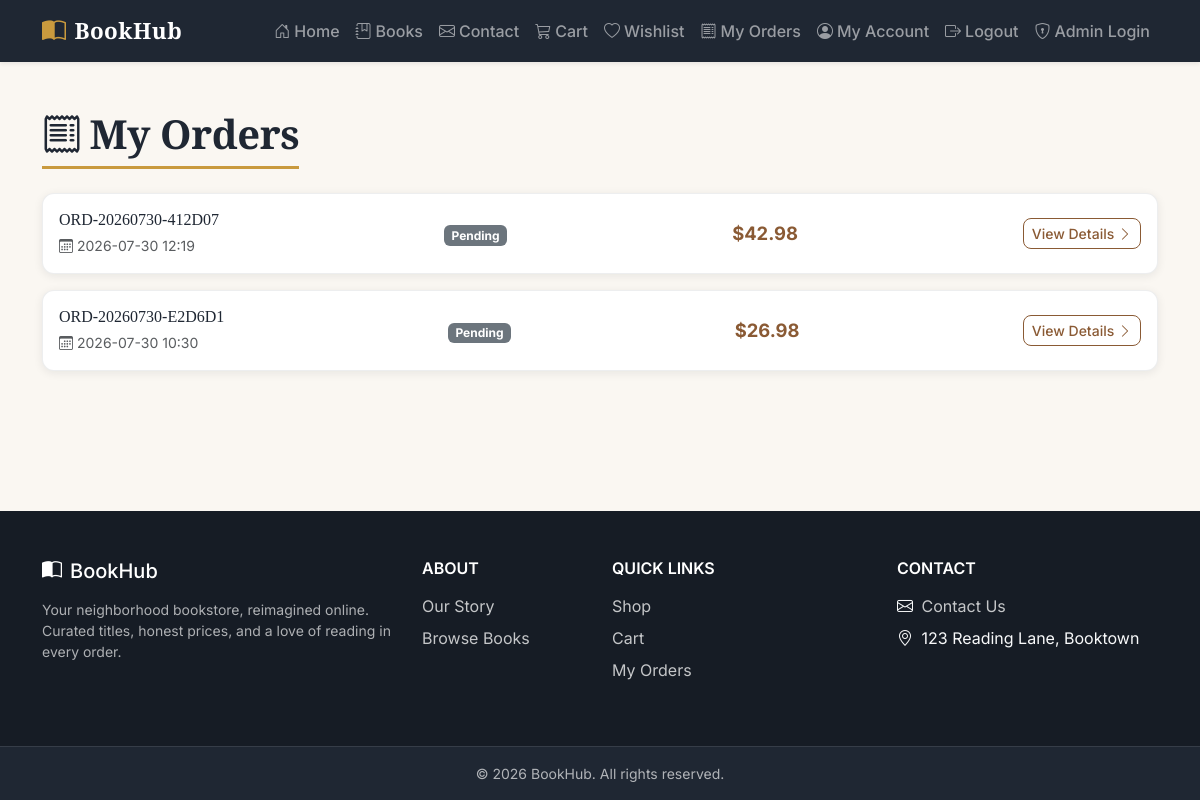
/orders (signed in), run on an earlier commit of the app's database.
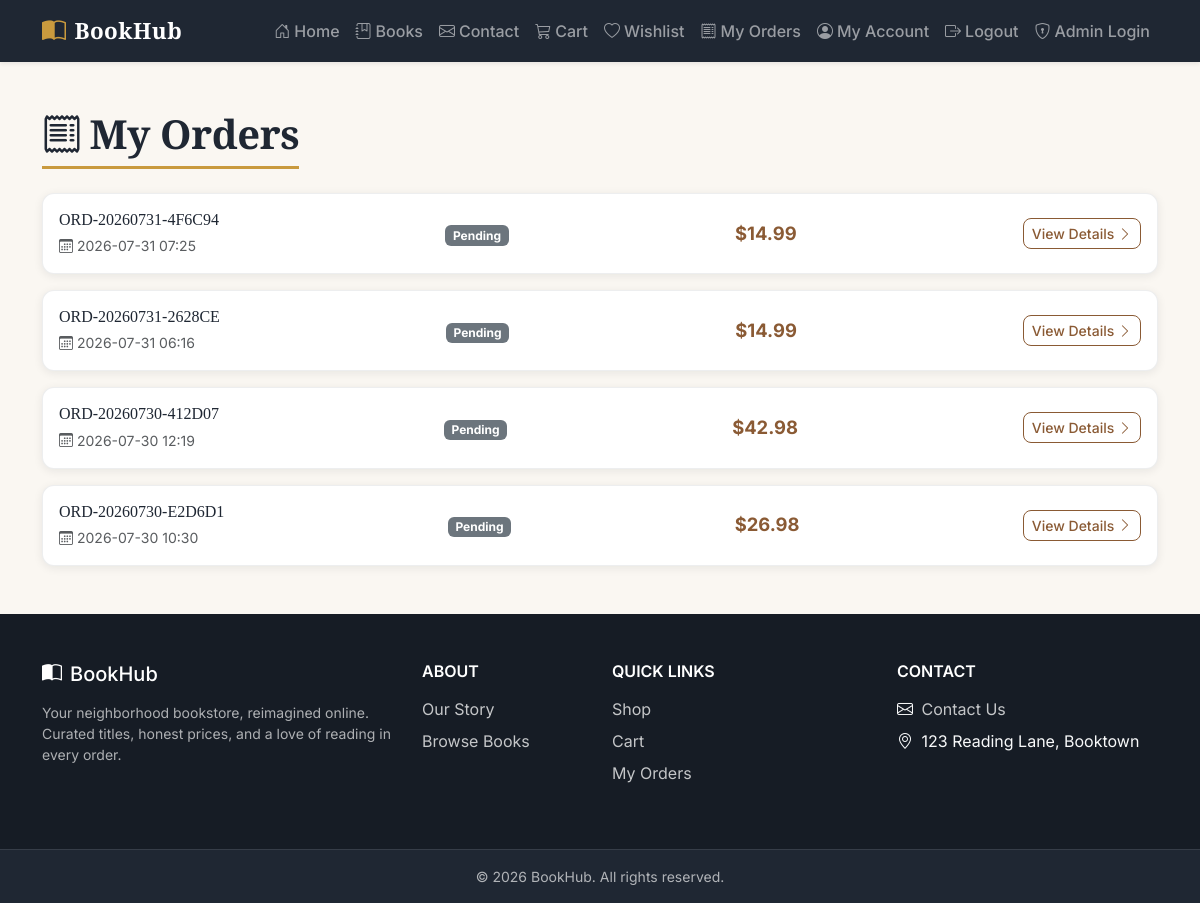
And on a later commit of the database.
### models.py (models this page shows)
class Order(db.Model):
    __tablename__ = "orders"
    id = db.Column(db.Integer, primary_key=True)
    order_number = db.Column(db.String(20), unique=True, nullable=True)
    customer_id = db.Column(db.Integer, db.ForeignKey("customer.id"), nullable=True)
    customer = db.relationship("Customer", backref="orders")
    full_name = db.Column(db.String(150), nullable=False)
    email = db.Column(db.String(150), nullable=False)
    phone = db.Column(db.String(30), nullable=False)
    address_line1 = db.Column(db.String(255), nullable=False)
    address_line2 = db.Column(db.String(255), nullable=True)
    city = db.Column(db.String(100), nullable=False)
    state = db.Column(db.String(100), nullable=False)
    postal_code = db.Column(db.String(20), nullable=False)
    country = db.Column(db.String(100), nullable=False)
    total = db.Column(db.Float, nullable=False, default=0.0)
    status = db.Column(db.String(20), nullable=False, default="Pending")
    created_at = db.Column(db.DateTime, nullable=False, default=datetime.utcnow)
    items = db.relationship("OrderItem", backref="order", cascade="all, delete-orphan")

### app.py (the view)
@app.route("/orders")
@customer_login_required
def order_history():
    orders = (
        Order.query.filter_by(customer_id=session["customer_id"])
        .order_by(Order.created_at.desc())
        .all()
    )
    return render_template("order_history.html", orders=orders)

### app.py (called while the page is built)
def customer_login_required(view_func):
    @wraps(view_func)
    def wrapped_view(*args, **kwargs):
        if not session.get("customer_id"):
            return redirect(url_for("customer_login", next=request.path))
        return view_func(*args, **kwargs)
    return wrapped_view

@app.template_global()
def wishlist_item_count():
    if not session.get("customer_id"):
        return 0
    return WishlistItem.query.filter_by(customer_id=session["customer_id"]).count()

@app.template_global()
def cart_item_count():
    cart = session.get("cart", {})
    return sum(cart.values())

### templates/order_history.html (shortened to what this page needs)
{% extends "base.html" %}
{% block content %}
<div class="container py-5">
    <h1 class="mb-4"><i class="bi bi-receipt me-2"></i>My Orders</h1>
    {% if orders %}
    <div class="row g-3">
        {% for order in orders %}
        <div class="col-12">
            <div class="card order-card">
                <div class="card-body d-flex flex-wrap justify-content-between align-items-center gap-3">
                    <div>
                        <h6 class="mb-1">{{ order.order_number }}</h6>
                        <small class="text-muted"><i class="bi bi-calendar3 me-1"></i>{{ order.created_at.strftime("%Y-%m-%d %H:%M") }}</small>
                    </div>
                    <div>
                        {% if order.status == "Pending" %}
                        <span class="badge bg-secondary">{{ order.status }}</span>
                        {% elif order.status == "Processing" %}
                        <span class="badge bg-info text-dark">{{ order.status }}</span>
                        {% elif order.status == "Shipped" %}
                        <span class="badge bg-primary">{{ order.status }}</span>
                        {% elif order.status == "Delivered" %}
                        <span class="badge bg-success">{{ order.status }}</span>
                        {% elif order.status == "Cancelled" %}
                        <span class="badge bg-danger">{{ order.status }}</span>
                        {% else %}
                        <span class="badge bg-secondary">{{ order.status }}</span>
                        {% endif %}
                    </div>
                    <div class="order-card-total">${{ "%.2f"|format(order.total) }}</div>
                    <a href="{{ url_for('order_details', order_number=order.order_number) }}" class="btn btn-sm btn-outline-primary">
                        View Details <i class="bi bi-chevron-right"></i>
                    </a>
                </div>
            </div>
        </div>
        {% endfor %}
    </div>
    {% endif %}
</div>
{% endblock %}

### templates/base.html (shortened to what this page needs)
<!DOCTYPE html>
<html lang="en">
<head>
    <link href="https://cdn.jsdelivr.net/npm/bootstrap@5.3.3/dist/css/bootstrap.min.css" rel="stylesheet">
    <link href="https://cdn.jsdelivr.net/npm/bootstrap-icons@1.11.3/font/bootstrap-icons.css" rel="stylesheet">
    <link href="{{ url_for('static', filename='css/style.css') }}" rel="stylesheet">
</head>
<body>
    <nav class="navbar navbar-expand-lg navbar-dark site-navbar sticky-top shadow-sm">
        <div class="container">
            <a class="navbar-brand d-flex align-items-center gap-2" href="{{ url_for('home') }}">
                <i class="bi bi-book-half fs-4"></i>
                <span class="brand-text">BookHub</span>
            </a>
            <div class="collapse navbar-collapse" id="navbarNav">
                <ul class="navbar-nav ms-auto align-items-lg-center">
                    <li class="nav-item">
                        <a class="nav-link" href="{{ url_for('home') }}"><i class="bi bi-house-door me-1"></i>Home</a>
                    </li>
                    <li class="nav-item">
                        <a class="nav-link" href="{{ url_for('books') }}"><i class="bi bi-journal-bookmark me-1"></i>Books</a>
                    </li>
                    <li class="nav-item">
                        <a class="nav-link" href="{{ url_for('contact') }}"><i class="bi bi-envelope me-1"></i>Contact</a>
                    </li>
                    <li class="nav-item">
                        <a class="nav-link position-relative" href="{{ url_for('cart') }}">
                            <i class="bi bi-cart3 me-1"></i>Cart
                        </a>
                    </li>
                    {% if session.get('customer_id') %}
                    <li class="nav-item">
                        <a class="nav-link position-relative" href="{{ url_for('wishlist') }}">
                            <i class="bi bi-heart me-1"></i>Wishlist
                        </a>
                    </li>
                    <li class="nav-item">
                        <a class="nav-link" href="{{ url_for('order_history') }}"><i class="bi bi-receipt me-1"></i>My Orders</a>
                    </li>
                    <li class="nav-item">
                        <a class="nav-link" href="{{ url_for('customer_account') }}"><i class="bi bi-person-circle me-1"></i>My Account</a>
                    </li>
                    <li class="nav-item">
                        <a class="nav-link" href="{{ url_for('customer_logout') }}"><i class="bi bi-box-arrow-right me-1"></i>Logout</a>
                    </li>
                    {% endif %}
                    {% if session.get('admin_id') %}
                    <li class="nav-item">
                        <a class="nav-link" href="{{ url_for('admin') }}"><i class="bi bi-speedometer2 me-1"></i>Admin Dashboard</a>
                    </li>
                    <li class="nav-item">
                        <a class="nav-link" href="{{ url_for('admin_logout') }}"><i class="bi bi-box-arrow-right me-1"></i>Logout</a>
                    </li>
                    {% else %}
                    <li class="nav-item">
                        <a class="nav-link" href="{{ url_for('admin_login') }}"><i class="bi bi-shield-lock me-1"></i>Admin Login</a>
                    </li>
                    {% endif %}
                </ul>
            </div>
        </div>
    </nav>
    <main>
        {% block content %}{% endblock %}
    </main>
    <footer class="site-footer text-light mt-auto">
        <div class="container py-5">
            <div class="row gy-4">
                <div class="col-md-4">
                    <h5 class="d-flex align-items-center gap-2 mb-3">
                        <i class="bi bi-book-half"></i> BookHub
                    </h5>
                    <p class="text-footer-muted small mb-0">
                        Your neighborhood bookstore, reimagined online. Curated titles, honest prices,
                        and a love of reading in every order.
                    </p>
                </div>
                <div class="col-6 col-md-2">
                    <h6 class="text-uppercase fw-semibold mb-3">About</h6>
                    <ul class="list-unstyled footer-links">
                        <li><a href="{{ url_for('home') }}">Our Story</a></li>
                        <li><a href="{{ url_for('books') }}">Browse Books</a></li>
                    </ul>
                </div>
                <div class="col-6 col-md-3">
                    <h6 class="text-uppercase fw-semibold mb-3">Quick Links</h6>
                    <ul class="list-unstyled footer-links">
                        <li><a href="{{ url_for('books') }}">Shop</a></li>
                        <li><a href="{{ url_for('cart') }}">Cart</a></li>
                        <li>
                            {% if session.get('customer_id') %}
                            <a href="{{ url_for('order_history') }}">My Orders</a>
                            {% else %}
                            <a href="{{ url_for('customer_login') }}">My Orders</a>
                            {% endif %}
                        </li>
                    </ul>
                </div>
                <div class="col-md-3">
                    <h6 class="text-uppercase fw-semibold mb-3">Contact</h6>
                    <ul class="list-unstyled footer-links">
                        <li><i class="bi bi-envelope me-1"></i> <a href="{{ url_for('contact') }}">Contact Us</a></li>
                        <li><i class="bi bi-geo-alt me-1"></i> 123 Reading Lane, Booktown</li>
                    </ul>
                </div>
            </div>
        </div>
        <div class="footer-bottom py-3">
            <div class="container text-center small text-footer-muted">
                &copy; 2026 BookHub. All rights reserved.
            </div>
        </div>
    </footer>
</body>
</html>

### static/css/style.css (style rules this page uses)
:root { --bh-navy: #1f2733; --bh-navy-dark: #161c25; --bh-primary: #8a5a34; --bh-primary-dark: #6e4527; --bh-gold: #c99a3e; --bh-cream: #faf7f2; --bh-heading-font: "Merriweather", Georgia, serif; --bh-body-font: "Inter", "Segoe UI", system-ui, -apple-system, sans-serif; }
body { display: flex; flex-direction: column; min-height: 100vh; background-color: var(--bh-cream); font-family: var(--bh-body-font); }
main { flex: 1; }
h1, h2, h3, h4, h5, h6 { font-family: var(--bh-heading-font); color: var(--bh-navy); }
main h1 { display: inline-block; padding-bottom: .5rem; margin-bottom: 2rem; border-bottom: 3px solid var(--bh-gold); font-weight: 700; letter-spacing: -0.01em; }
.site-navbar { background-color: var(--bh-navy); }
.site-navbar .navbar-brand { font-family: var(--bh-heading-font); font-weight: 900; font-size: 1.4rem; letter-spacing: .02em; }
.site-navbar .navbar-brand i { color: var(--bh-gold); }
.site-navbar .nav-link { font-weight: 500; padding: .5rem .85rem; border-radius: .4rem; transition: color .15s ease, background-color .15s ease; }
.btn { border-radius: .5rem; font-weight: 500; transition: transform .15s ease, box-shadow .15s ease; }
.btn-outline-primary { --bs-btn-color: var(--bh-primary); --bs-btn-border-color: var(--bh-primary); --bs-btn-hover-bg: var(--bh-primary); --bs-btn-hover-border-color: var(--bh-primary); --bs-btn-active-bg: var(--bh-primary); --bs-btn-active-border-color: var(--bh-primary); }
.card { border: none; border-radius: .75rem; box-shadow: 0 2px 10px rgba(15, 23, 42, .08); transition: transform .15s ease, box-shadow .15s ease; }
.site-footer { background-color: var(--bh-navy-dark); margin-top: 4rem; }
.site-footer h5, .site-footer h6 { color: #fff; font-family: var(--bh-body-font); }
.text-footer-muted { color: rgba(255, 255, 255, .65); }
.footer-links li { margin-bottom: .5rem; }
.footer-links a { color: rgba(255, 255, 255, .75); text-decoration: none; transition: color .15s ease; }
.footer-bottom { background-color: var(--bh-navy); border-top: 1px solid rgba(255, 255, 255, .1); }
.order-card { border: 1px solid rgba(31, 39, 51, .08); transition: transform .15s ease, box-shadow .15s ease; }
.order-card-total { font-size: 1.15rem; font-weight: 700; color: var(--bh-primary); }

What changed in the data, as far as the page shows it:
added Order: order_number "ORD-20260731-4F6C94", created_at "2026-07-31 07:25", status "Pending", total "14.99"
added Order: order_number "ORD-20260731-2628CE", created_at "2026-07-31 06:16", status "Pending", total "14.99"
